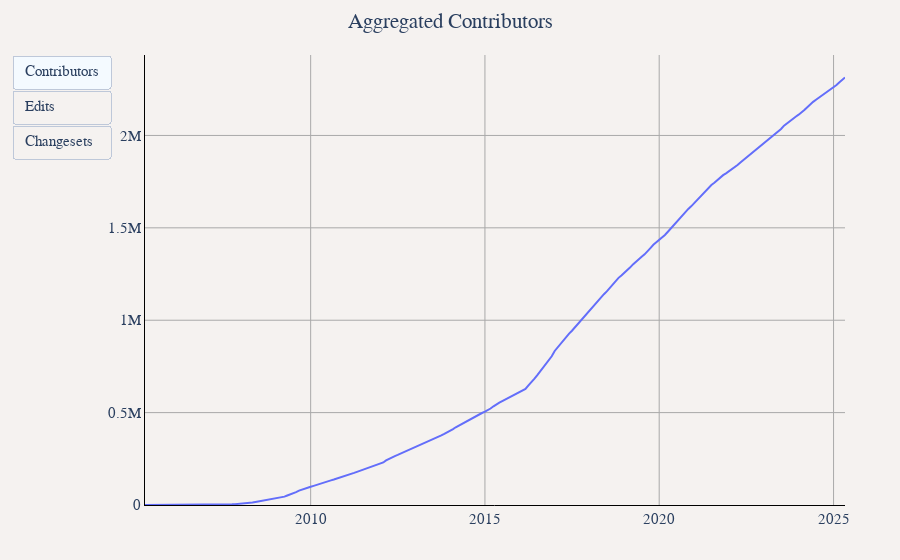

Write notebook code for a chart like this one.
### Markdown cell above
## Aggregated Contributors/Edits/Changesets

### Code cell
fig = go.Figure()
buttons = []

fig.add_trace(
    go.Scatter(
        x=df_new_contributors_monthly.iloc[:, 0],
        y=df_new_contributors_monthly.iloc[:, 1].cumsum(),
        name="Contributors",
        visible=True,
    )
)
buttons.append(
    {
        "label": "Contributors",
        "args": [{"visible": [True, False, False]}, {"title.text": "Aggregated Contributors"}],
        "method": "update",
    }
)

fig.add_trace(
    go.Scatter(
        x=df_edit_count_monthly.iloc[:, 0],
        y=df_edit_count_monthly.iloc[:, 1].cumsum(),
        name="Edits",
        visible=False,
    )
)
buttons.append(
    {
        "label": "Edits",
        "args": [{"visible": [False, True, False]}, {"title.text": "Aggregated Edits"}],
        "method": "update",
    }
)

fig.add_trace(
    go.Scatter(
        x=df_changeset_count_monthly.iloc[:, 0],
        y=df_changeset_count_monthly.iloc[:, 1].cumsum(),
        name="Changesets",
        visible=False,
    )
)
buttons.append(
    {
        "label": "Changesets",
        "args": [{"visible": [False, False, True]}, {"title.text": "Aggregated Changesets"}],
        "method": "update",
    }
)

fig.for_each_trace(lambda trace: trace.update(hovertemplate="%{x}<br>%{y:,} " + trace.name + "<extra></extra>"))
fig.update_layout(
    title="Aggregated Contributors",
    updatemenus=[{"type": "buttons", "buttons": buttons}],
    **default_layout,
)
fig.show()

### Figure 1 — Plotly figure (JSON) as saved in the notebook; plotly's stock layout.template omitted (floating-point values rounded to 4 significant figures; data arrays with more than 128 entries replaced by an {"elided": "..."} marker saying what was removed)
{"data": [{"hovertemplate": "%{x}<br>%{y:,} Contributors<extra></extra>", "name": "Contributors", "type": "scatter", "visible": true, "x": {"elided": "242 str values"}, "y": {"elided": "242 int values"}}, {"hovertemplate": "%{x}<br>%{y:,} Edits<extra></extra>", "name": "Edits", "type": "scatter", "visible": false, "x": {"elided": "242 str values"}, "y": {"elided": "242 int values"}}, {"hovertemplate": "%{x}<br>%{y:,} Changesets<extra></extra>", "name": "Changesets", "type": "scatter", "visible": false, "x": {"elided": "242 str values"}, "y": {"elided": "242 int values"}}], "layout": {"font": {"family": "Times", "size": 15}, "margin": {"b": 55, "l": 55, "r": 55, "t": 55}, "paper_bgcolor": "#f5f2f0", "plot_bgcolor": "#f5f2f0", "title": {"text": "Aggregated Contributors", "x": 0.5}, "updatemenus": [{"buttons": [{"args": [{"visible": [true, false, false]}, {"title.text": "Aggregated Contributors"}], "label": "Contributors", "method": "update"}, {"args": [{"visible": [false, true, false]}, {"title.text": "Aggregated Edits"}], "label": "Edits", "method": "update"}, {"args": [{"visible": [false, false, true]}, {"title.text": "Aggregated Changesets"}], "label": "Changesets", "method": "update"}], "type": "buttons"}], "xaxis": {"gridcolor": "darkgray", "linecolor": "black", "showgrid": true, "tickcolor": "black", "zerolinecolor": "darkgray"}, "yaxis": {"gridcolor": "darkgray", "linecolor": "black", "rangemode": "tozero", "showgrid": true, "tickcolor": "black", "zerolinecolor": "darkgray"}}}
